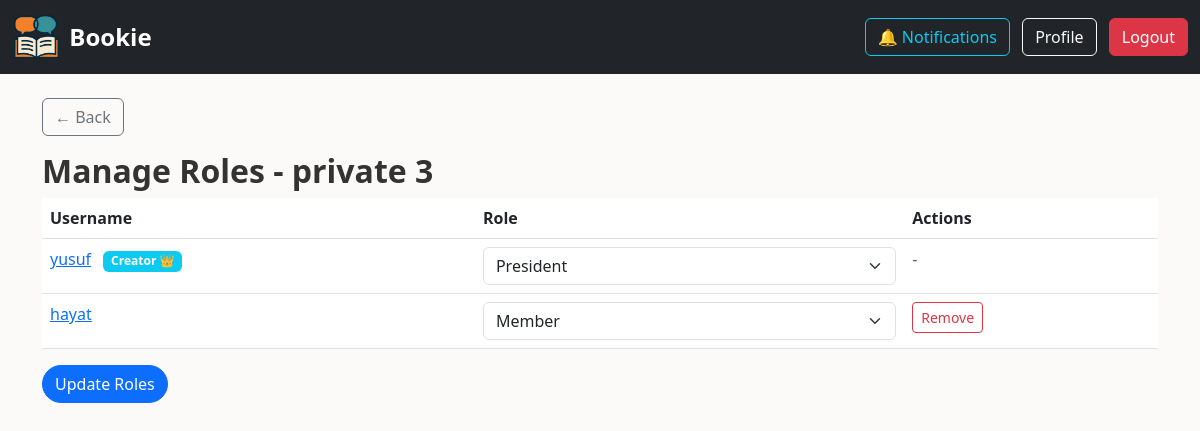
/club/5/manage_roles (signed in), run on the app's committed database.
### app.py (models this page shows)
class Club(db.Model):
    id = db.Column(db.Integer, primary_key=True)
    name = db.Column(db.String(150), nullable=False)
    code = db.Column(db.String(6), unique=True, nullable=False)
    image = db.Column(db.String(200))
    is_private = db.Column(db.Boolean, default=False)
    creator_id = db.Column(db.Integer, db.ForeignKey('user.id'), nullable=False)
    books = db.relationship('Book', backref='club', lazy=True, cascade="all, delete-orphan")
    members = db.relationship('ClubMember', backref='club', lazy=True, cascade="all, delete-orphan")
    join_requests = db.relationship('JoinRequest', backref='club', lazy=True, cascade="all, delete-orphan")
    description = db.Column(db.Text)
    rules = db.Column(db.Text)

class ClubMember(db.Model):
    id = db.Column(db.Integer, primary_key=True)
    user_id = db.Column(db.Integer, db.ForeignKey('user.id'), nullable=False)
    club_id = db.Column(db.Integer, db.ForeignKey('club.id'), nullable=False)
    role = db.Column(db.String(50), default='member')
    user = db.relationship('User', backref='memberships')

class User(UserMixin, db.Model):
    id = db.Column(db.Integer, primary_key=True)
    username = db.Column(db.String(150), unique=True, nullable=False)
    email = db.Column(db.String(150), unique=True, nullable=False)
    password = db.Column(db.String(150), nullable=False)
    is_verified = db.Column(db.Boolean, default=False)
    is_admin = db.Column(db.Boolean, default=False)
    clubs = db.relationship('Club', backref='creator', lazy=True)
    comments = db.relationship('Comment', backref='author', lazy=True)
    join_requests = db.relationship('JoinRequest', backref='user', lazy=True)
    theme = db.Column(db.String(20), default='light')
    notifications = db.relationship('Notification', backref='recipient', lazy=True)

### app.py (the view, shortened to what this page needs)
@app.route('/club/<int:club_id>/manage_roles', methods=['GET', 'POST'])
@login_required
def manage_roles(club_id):
    club = Club.query.get_or_404(club_id)
    if not (current_user.is_admin or current_user.id == club.creator_id or has_role(club_id, roles=['president'])):
        abort(403)
    members = ClubMember.query.filter_by(club_id=club_id).all()
    return render_template('manage_roles.html', club=club, members=members)

### app.py (called while the page is built)
@login_manager.user_loader
def load_user(user_id):
    return User.query.get(int(user_id))

### templates/manage_roles.html (shortened to what this page needs)
{% extends "layout.html" %}
{% block content %}
<h2>Manage Roles - {{ club.name }}</h2>
<form method="POST">
  <table class="table">
    <thead>
      <tr><th>Username</th><th>Role</th><th>Actions</th></tr>
    </thead>
    <tbody>
      {% for member in members %}
        <tr>
          <td>
            <a href="{{ url_for('view_profile', user_id=member.user.id) }}">{{ member.user.username }}</a>
            {% if member.user.id == club.creator_id %}<span class="badge bg-info ms-2">Creator 👑</span>{% endif %}
          </td>
          <td>
            <select name="role_{{ member.user_id }}" class="form-select">
              <option value="member" {% if member.role == 'member' %}selected{% endif %}>Member</option>
              {% if current_user.is_admin or current_user.id == club.creator_id %}
              <option value="president" {% if member.role == 'president' %}selected{% endif %}>President</option>
              {% endif %}
            </select>
          </td>
          <td>
            {% if (current_user.is_admin or current_user.id == club.creator_id) and member.user.id != club.creator_id %}
              <a href="{{ url_for('remove_from_club', club_id=club.id, user_id=member.user_id) }}" class="btn btn-sm btn-outline-danger">Remove</a>
            {% else %}
              <span class="text-muted">-</span>
            {% endif %}
          </td>
        </tr>
      {% endfor %}
    </tbody>
  </table>
  <button type="submit" class="btn btn-primary">Update Roles</button>
</form>
{% endblock %}

### static/styles.css (style rules this page uses)
body { background-color: #fcf9f9; font-family: 'Segoe UI', Tahoma, Geneva, Verdana, sans-serif; }
h2, h4 { font-weight: 600; color: #333; }
.badge { font-size: 0.75rem; }
.btn-primary, .btn-outline-primary, .btn-success, .btn-secondary { border-radius: 20px; font-weight: 500; }

### data on the page
Club: name "private 3"
ClubMember: user.username "yusuf", shows "Creator 👑", role+user "President"
ClubMember: user.username "hayat", role+user "Member"
